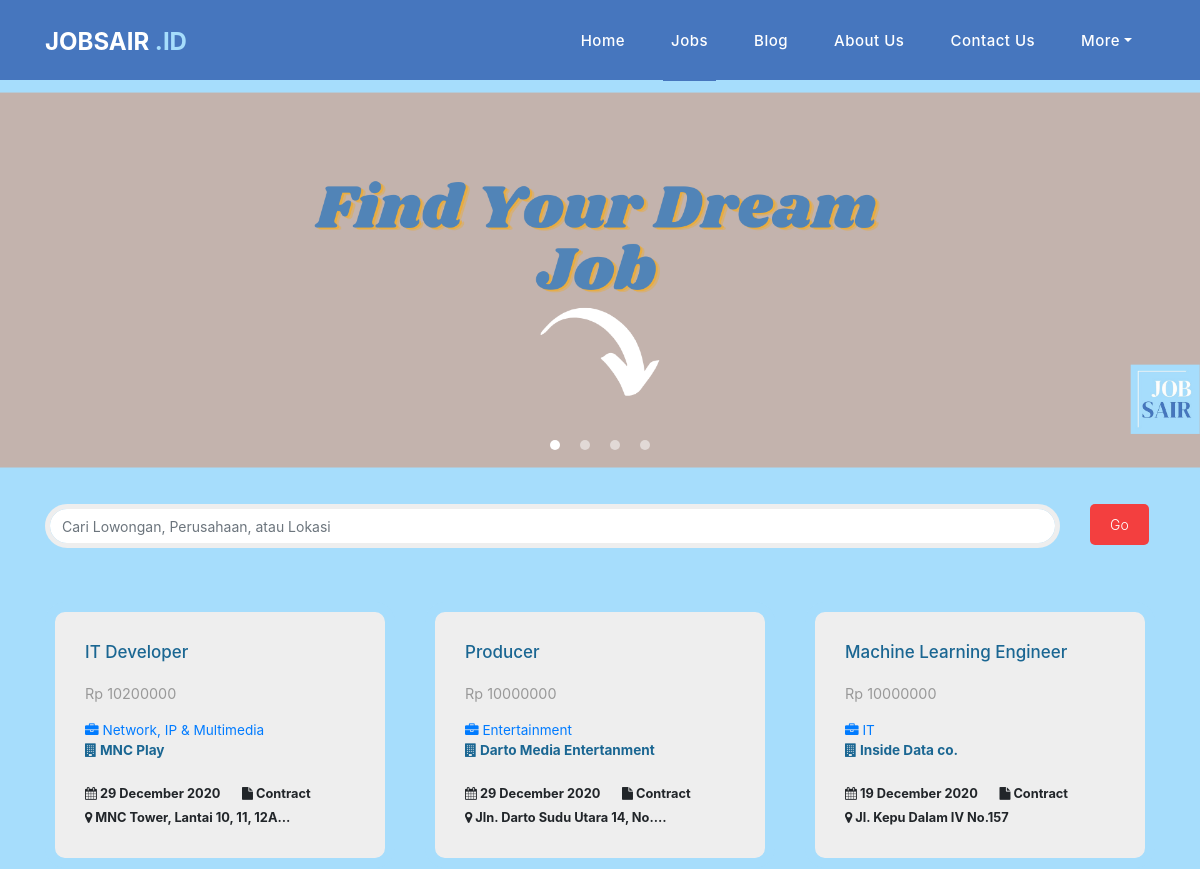
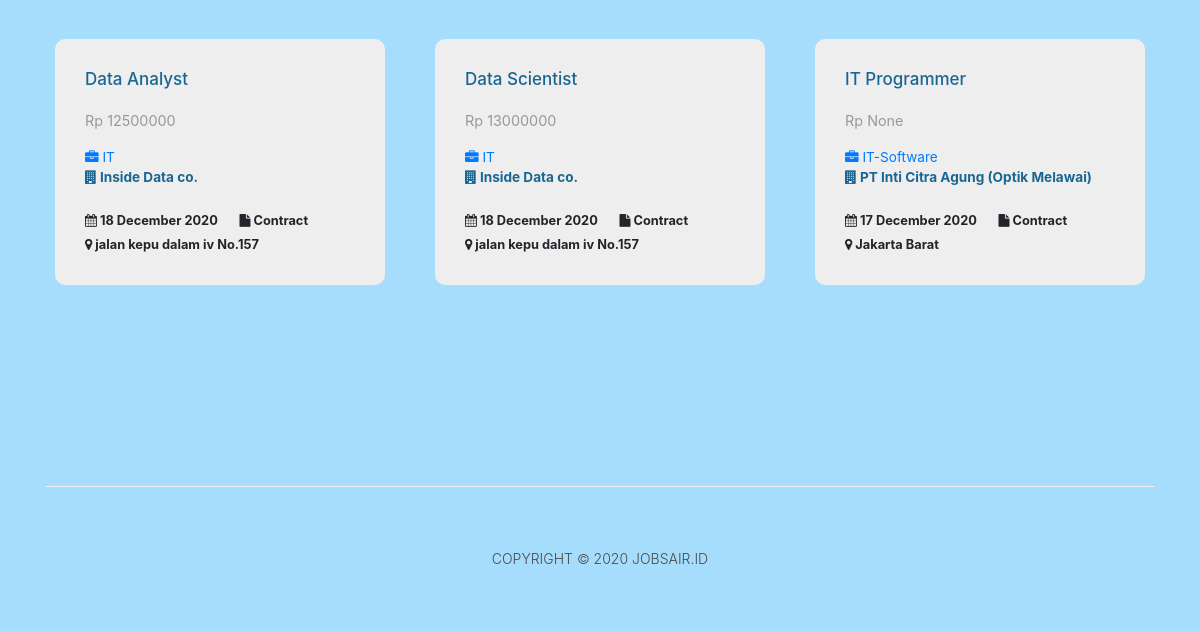
The page /jobs/ on the database as committed earlier (2 pictures, top to bottom).
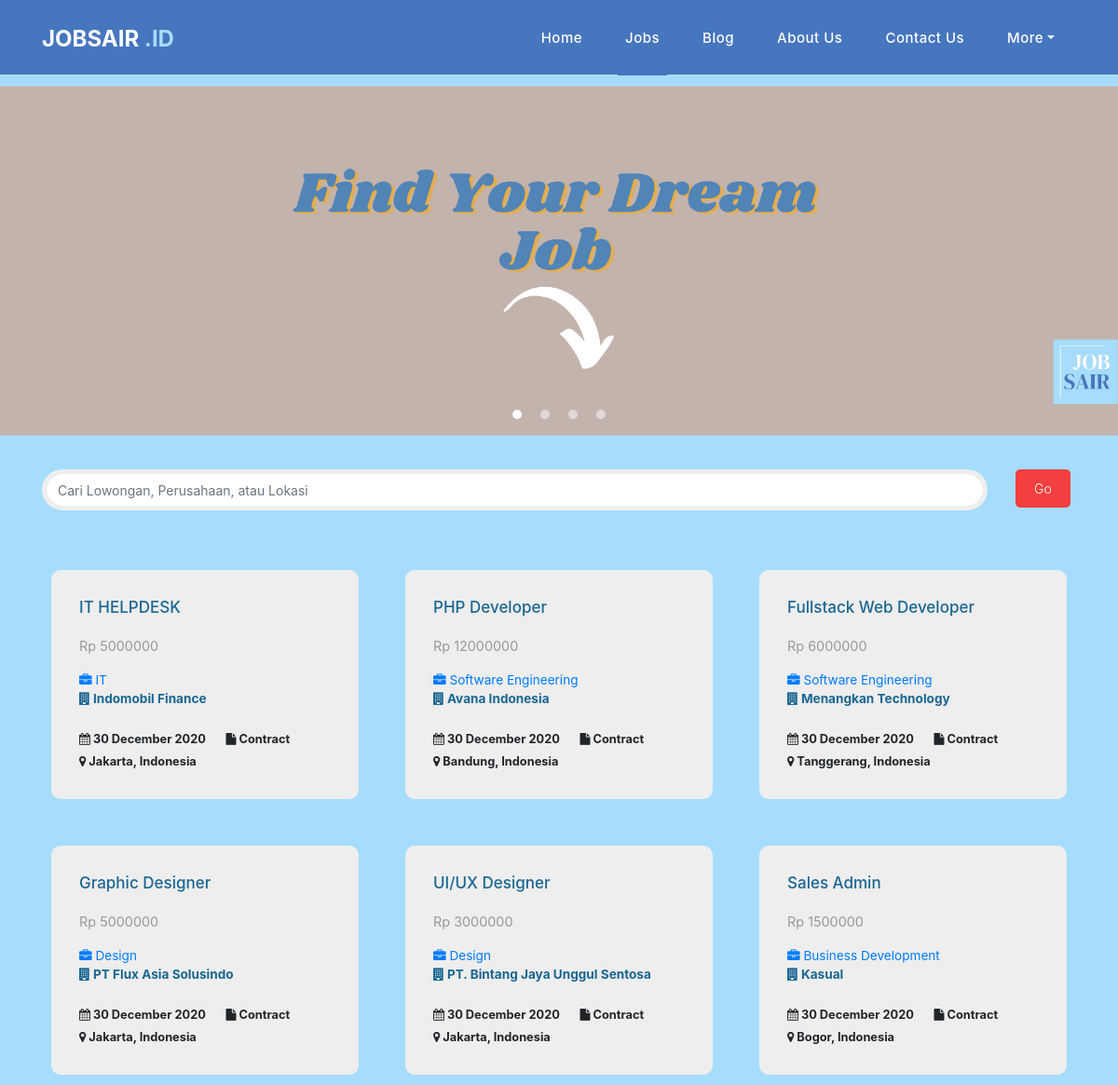
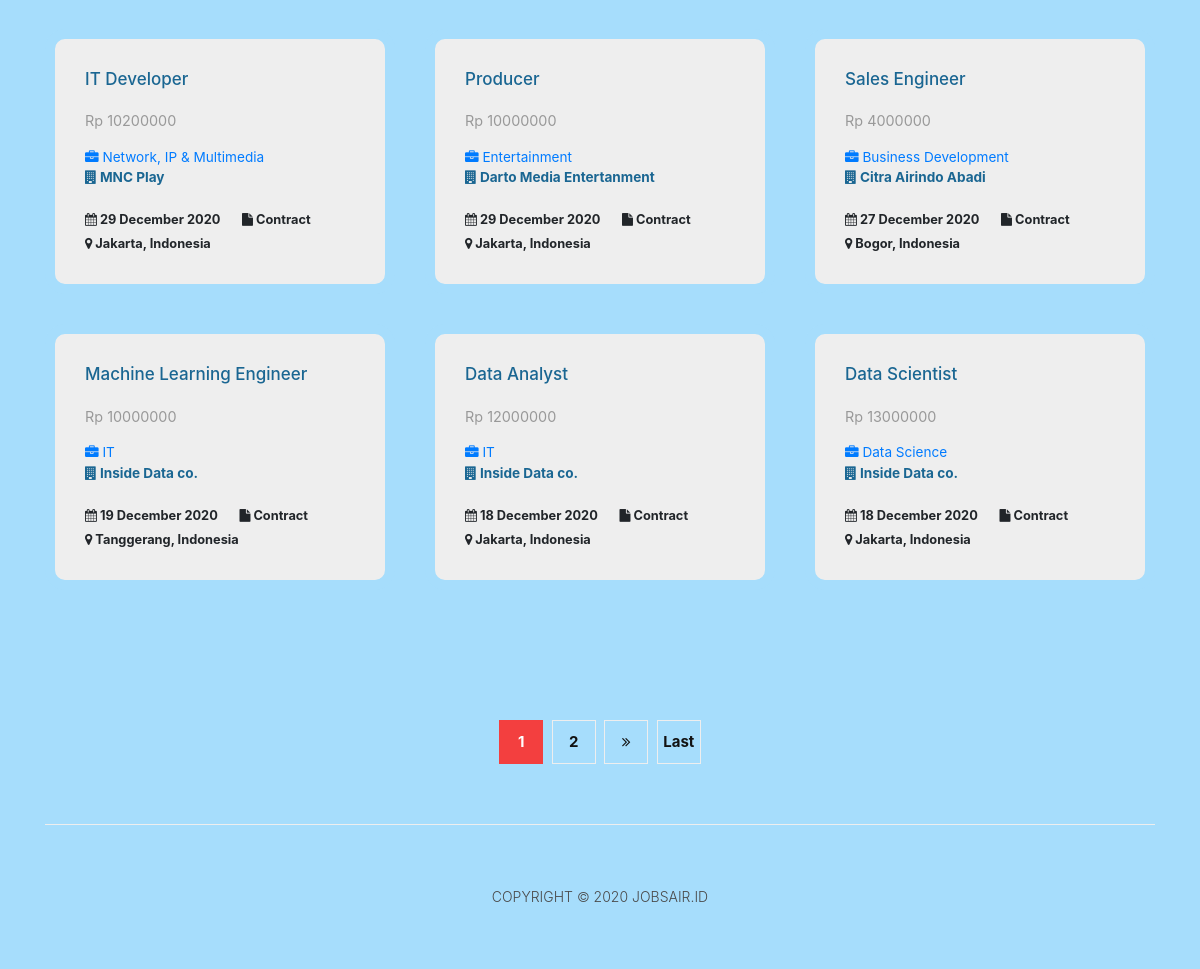
The same page on the database as committed later (2 pictures, top to bottom).
### Jobsair_id/models.py (models this page shows, shortened)
class Post(models.Model):
    author = models.ForeignKey(settings.AUTH_USER_MODEL,
                               on_delete=models.CASCADE)
    company = models.CharField(max_length=100)
    title = models.CharField(max_length=100)
    category = models.CharField(max_length=100, default='uncategorized')
    salary = models.BigIntegerField(blank=True, null=True)
    job_desc = models.TextField()
    created_date = models.DateTimeField(default=timezone.now)
    published_date = models.DateTimeField(blank=True, null=True)
    email = models.EmailField()
    address = models.TextField(blank=True, null=True)
    comp_link = models.URLField(blank=True, null=True)

### Jobsair_id/views.py (the view)
# urls.py: path('jobs/', views.post_list, name='post_list'),
def post_list(request):
    posts = Post.objects.filter(
            published_date__lte=timezone.now()
            ).order_by('published_date').reverse()
    paginator = Paginator(posts, 12)
    page_number = request.GET.get('page', 1)
    page = paginator.get_page(page_number)
    return render(request,
                  'Jobsair_id/post_list.html',
                  {'page': page})

### Jobsair_id/templates/Jobsair_id/post_list.html (shortened to what this page needs)
{% extends 'Jobsair_id/base.html' %}
{% load static %}
{% block content %}
    <div class="banner header-text">
      <div class="owl-banner owl-carousel">
        <div class="banner-item-01">
          <div class="text-content">
            <img src="{% static 'Jobsair_id/assets/images/job.png' %}" alt=""></a>
          </div>
        </div>
      </div>
    </div>
    <br>
    <div class="col-md-12">
      <div class="contact-form">
        <div class="container">
          <form action="{% url 'post_search' %}" method="get">
            <div class="row">
              <div class="col-11">
                <h4><input type="text" name='data' class="form-control" placeholder="Cari Lowongan, Perusahaan, atau Lokasi" aria-label="Cari Lowongan, Perusahaan, atau Lokasi" aria-describedby="basic-addon2"></h4>
              </div>
              <div class="col-1">
                <button class="filled-button" type="submit">Go</button>
              </div>
            </div>
          </form>
        </div>
      </div>
    </div>
    <br>
    <div class="container">
      <div class="row">
        <div class="col-md-12">
          <div class="row">
          {% for post in page %}
            <div class="col-md-4">
              <div class="product-item">
                <div class="down-content">
                  <a href="{% url 'post_detail' pk=post.pk %}"><h4>{{ post.title }}</h4></a>
                  <h6><small>Rp {{ post.salary }}</small></h6>
                  <h4>
                    <small><a href="{% url 'job_category' post.category %}">
                    <i class="fa fa-briefcase"></i> {{ post.category }} </a>
                    <br>
                    <strong><i class="fa fa-building"></i> {{ post.company }}</strong></small>
                  </h4>
                  <small>
                       <strong title="Posted on"><i class="fa fa-calendar"></i> {{ post.published_date | date:'d F Y' }}</strong> &nbsp;&nbsp;&nbsp;&nbsp;
                       <strong title="Type"><i class="fa fa-file"></i> Contract</strong>
                       <br>
                       <strong title="Location"><i class="fa fa-map-marker"></i> {{ post.address|truncatechars:30 }}</strong>
                  </small>
                </div>
              </div>
            </div>
          {% endfor %}
          </div>
        </div>
      </div>
    </div>
    <div class="products">
      <div class="container">
        <div class="col-md-12">
            {% if page.paginator.num_pages > 1 %}
              <ul class="pages">
                {% for i in page.paginator.page_range %}
                  {% if page.number == i %}
                    <li class="active"><a href="#">{{ i }} <span class="sr-only">(current)</span></a></li>
                  {% elif page.number > i|add:"-3" and page.number < i|add:"+3"%}
                    <li><a href="?page={{ i }}">{{ i }}</a></li>
                  {% endif %}
                {% endfor %}
                {% if page.has_next %}
                <li><a href="?page={{ page.next_page_number }}"><i class="fa fa-angle-double-right"></i></a></li>
                <li><a href="?page={{ page.paginator.num_pages }}">Last</a></li>
                {% endif %}
              </ul>
            {% endif %}
        </div>
      </div>
    </div>
{% endblock %}

### Jobsair_id/templates/Jobsair_id/base.html (shortened to what this page needs)
<!DOCTYPE html>
{% load static %}
<html lang="en">
  <head>
    <link href="{% static 'Jobsair_id/vendor/bootstrap/css/bootstrap.min.css' %}" rel="stylesheet">
    <link rel="stylesheet" href="{% static 'Jobsair_id/assets/css/fontawesome.css' %}">
    <link rel="stylesheet" href="{% static 'Jobsair_id/assets/css/style.css' %}">
    <link rel="stylesheet" href="{% static 'Jobsair_id/assets/css/owl.css' %}">
  </head>
  <body>
    <header class="">
      <nav class="navbar navbar-expand-lg">
        <div class="container">
          <a class="navbar-brand" href="{% url 'index' %}"><h2>Jobsair <em>.ID</em></h2></a>
          <div class="collapse navbar-collapse" id="navbarResponsive">
            <ul class="navbar-nav ml-auto">
                <li class="nav-item{% if request.resolver_match.url_name == 'index' %} active{% endif %}">
                    <a class="nav-link" href="{% url 'index' %}">Home
                    </a>
                </li>
                <li class="nav-item{% if request.resolver_match.url_name in 'post_list,post_detail,post_new,post_edit,job_category,post_search' %} active{% endif %}"><a class="nav-link" href="{% url 'post_list' %}">Jobs</a></li>
                <li class="nav-item{% if request.resolver_match.url_name in 'blog_list,blog_detail,blog_new,blog_edit,blog_search' %} active{% endif %}"><a class="nav-link" href="{% url 'blog_list' %}">Blog</a></li>
                <li class="nav-item{% if request.resolver_match.url_name == 'about_us' %} active{% endif %}"><a class="nav-link" href="{% url 'about_us' %}">About us</a></li>
                <li class="nav-item{% if request.resolver_match.url_name == 'contact_us' %} active{% endif %}"><a class="nav-link" href="{% url 'contact_us' %}">Contact Us</a></li>
                <li class="nav-item dropdown">
                  {% if user.is_authenticated %}
                  <a class="nav-link dropdown-toggle{% if request.resolver_match.url_name in 'terms,profile' %} active{% endif %}" data-toggle="dropdown" href="#" role="button" aria-haspopup="true" aria-expanded="false">{{ request.user }}</a>
                  <div class="dropdown-menu">
                    <a class="dropdown-item" href="{% url 'profile' user.id %}">Profile</a>
                    <a class="dropdown-item" href="{% url 'terms' %}">Terms</a>
                    <a class="dropdown-item" href="{% url 'logout' %}">Logout</a>
                  </div>
                  {% else %}
                    <a class="nav-link dropdown-toggle {% if request.resolver_match.url_name in 'terms,profile' %} active{% endif %}" data-toggle="dropdown" href="#" role="button" aria-haspopup="true" aria-expanded="false">More</a>
                  {% endif %}
                </li>
            </ul>
          </div>
        </div>
      </nav>
    </header>
    {% block content %}
    {% endblock %}
    <footer>
      <div class="container">
        <div class="row">
          <div class="col-md-12">
            <div class="inner-content">
              <p>Copyright © 2020 JOBSAIR.ID</p>
            </div>
          </div>
        </div>
      </div>
    </footer>
  </body>
</html>

### Jobsair_id/static/Jobsair_id/assets/css/style.css (style rules this page uses)
body { font-family: 'Poppins', sans-serif,#eeeeee; background: #A6DDFC; overflow-x: hidden; text-rendering: optimizeLegibility; -webkit-font-smoothing: antialiased; -moz-osx-font-smoothing: grayscale; }
p { margin-bottom: 0px; font-size: 14px; font-weight: 300; color: #4a4a4a; line-height: 24px; }
a { text-decoration: none!important; }
ul { padding: 0; margin: 0; list-style: none; }
h1,h2,h3,h4,h5,h6 { margin: 0px; }
header { position: absolute; z-index: 99999; width: 100%; height: 80px; background-color: #4676BE; -webkit-transition: all 0.3s ease-in-out 0s; -moz-transition: all 0.3s ease-in-out 0s; -o-transition: all 0.3s ease-in-out 0s; transition: all 0.3s ease-in-out 0s; }
header .navbar { padding: 17px 0px; }
.navbar .navbar-brand { float: left; margin-top: -12px; outline: none; }
.navbar .navbar-brand h2 { color: #fff; text-transform: uppercase; font-size: 24px; font-weight: 700; -webkit-transition: all .3s ease 0s; -moz-transition: all .3s ease 0s; -o-transition: all .3s ease 0s; transition: all .3s ease 0s; }
.navbar .navbar-brand h2 em { font-style: normal; color: #A6DDFC; }
#navbarResponsive { z-index: 999; }
.navbar-collapse { text-align: center; }
.navbar .navbar-nav .nav-item { margin: 0px 15px; }
.navbar .navbar-nav a.nav-link { text-transform: capitalize; font-size: 15px; font-weight: 500; letter-spacing: 0.5px; color: #fff; transition: all 0.5s; margin-top: 5px; }
.navbar .navbar-nav .nav-link:hover, .navbar .navbar-nav .active>.nav-link, .navbar .navbar-nav .nav-link.active, .navbar .navbar-nav .nav-link.show, .navbar .navbar-nav .show>.nav-link { color: #fff; padding-bottom: 25px; border-bottom: 3px solid #4676BE; }
.banner { position: relative; text-align: center; padding-top: 80px; }
.banner-item-01 { padding: 200px 0px; background-size: cover; background-repeat: no-repeat; background-position: center center; }
.banner .text-content { position: absolute; top: 50%; transform: translateY(-50%); text-align: center; width: 100%; }
.product-item { border: 10px solid #A6DDFC; background: #eeeeee; margin-bottom: 30px; border-radius: 20px; }
.product-item .down-content { padding: 30px; position: relative; }
.product-item .down-content h4 { font-size: 17px; color: #1a6692; margin-bottom: 20px; }
.product-item .down-content h6 { font-size: 18px; margin-bottom: 15px; color: #121212; }
.product-item .down-content h6 small { color: #999; }
footer { text-align: center; }
footer .inner-content { border-top: 1px solid #eee; margin-top: 60px; padding: 60px 0px; }
footer .inner-content p { text-transform: uppercase; }
.products { margin-top: 100px; }
.products ul.pages { margin-top: 30px; text-align: center; }
.products ul.pages li { display: inline-block; margin: 0px 2px; }
.products ul.pages li a { width: 44px; height: 44px; display: inline-block; line-height: 42px; border: 1px solid #eee; font-size: 15px; font-weight: 700; color: #121212; transition: all .3s; }
.products ul.pages li a:hover, .products ul.pages li.active a { background-color: #f33f3f; border-color: #f33f3f; color: #fff; }
.contact-form select, .contact-form .form-control { font-size: 14px; width: 100%; height: 44px; display: inline-block; line-height: 42px; border: 5px solid #eee; border-radius: 0px; margin-bottom: 30px; border-radius: 40px; }
.contact-form button.filled-button { background-color: #f33f3f; color: #fff; font-size: 14px; text-transform: capitalize; font-weight: 300; padding: 10px 20px; border-radius: 5px; display: inline-block; transition: all 0.3s; border: none; outline: none; cursor: pointer; }

Rows that differ between the two databases and show on the page:
no longer on this page (row edited): Post: title "IT Programmer", salary "None", category "IT-Software", company "PT Inti Citra Agung (Optik Melawai)", published_date "17 December 2020", address "Jakarta Barat"
added Post: title "IT HELPDESK", salary "5000000", category "IT", company "Indomobil Finance", published_date "30 December 2020", address "Jakarta, Indonesia"
added Post: title "PHP Developer", salary "12000000", category "Software Engineering", company "Avana Indonesia", published_date "30 December 2020", address "Bandung, Indonesia"
added Post: title "Fullstack Web Developer", salary "6000000", category "Software Engineering", company "Menangkan Technology", published_date "30 December 2020", address "Tanggerang, Indonesia"
added Post: title "Graphic Designer", salary "5000000", category "Design", company "PT Flux Asia Solusindo", published_date "30 December 2020", address "Jakarta, Indonesia"
added Post: title "UI/UX Designer", salary "3000000", category "Design", company "PT. Bintang Jaya Unggul Sentosa", published_date "30 December 2020", address "Jakarta, Indonesia"
added Post: title "Sales Admin", salary "1500000", category "Business Development", company "Kasual", published_date "30 December 2020", address "Bogor, Indonesia"
changed Post "IT Developer": address "MNC Tower, Lantai 10, 11, 12A…" → "Jakarta, Indonesia"
changed Post "Producer": address "Jln. Darto Sudu Utara 14, No.…" → "Jakarta, Indonesia"
added Post: title "Sales Engineer", salary "4000000", category "Business Development", company "Citra Airindo Abadi", published_date "27 December 2020", address "Bogor, Indonesia"
changed Post "Machine Learning Engineer": address "Jl. Kepu Dalam IV No.157" → "Tanggerang, Indonesia"
changed Post "Data Analyst": salary "12500000" → "12000000"; address "jalan kepu dalam iv No.157" → "Jakarta, Indonesia"
changed Post "Data Scientist": category "IT" → "Data Science"; address "jalan kepu dalam iv No.157" → "Jakarta, Indonesia"
Other text that changed with them:
new list line: "1"
new list line: "2"
text now shown: "Last"
